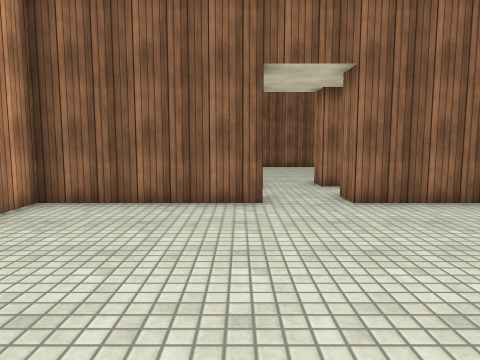
view 1 (above)

13 first-person views from a walk through a Unity game level. The camera is 1.3 m above the floor, tilts 6° down and sees 70° across. The floor is counted in squares, 1 m on a side. Each view is taken from the middle of a square. On the plan, view 1 faces up. The plan holds only what a view shows up to about 15 squares ahead; the rest is blank. The place goes on beyond the plan. The player character is not drawn. Surface patterns are stand-ins for the level's own textures.

view 2
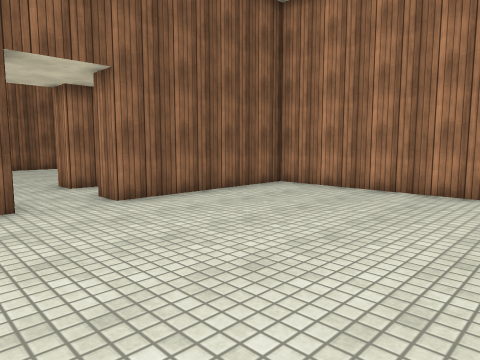

view 3
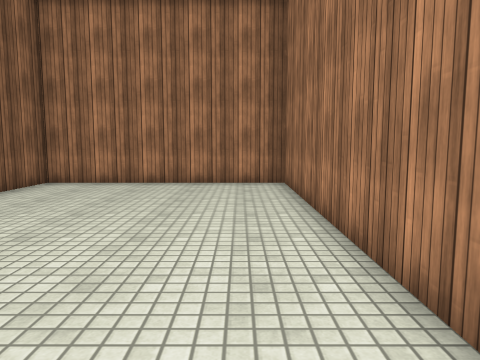

view 4
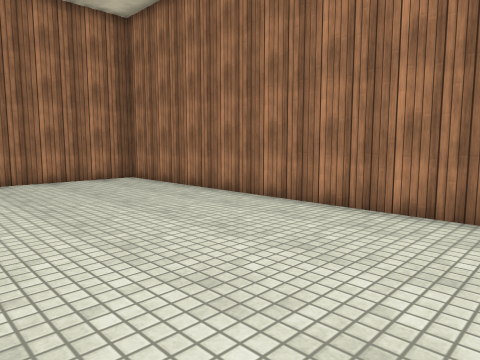

view 5
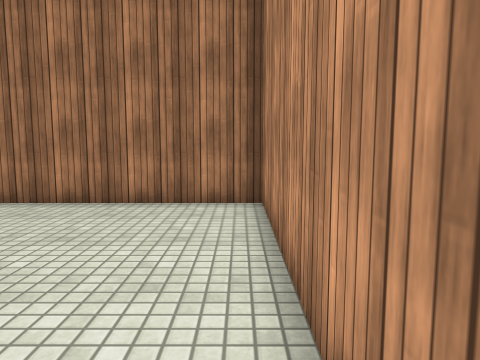

view 6
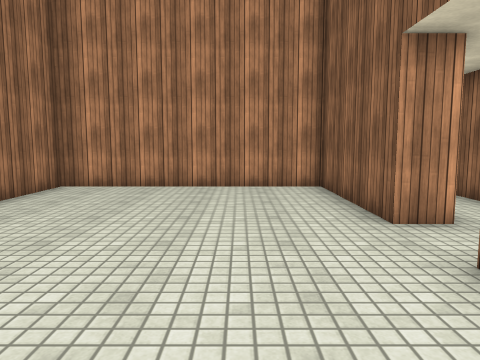

view 7
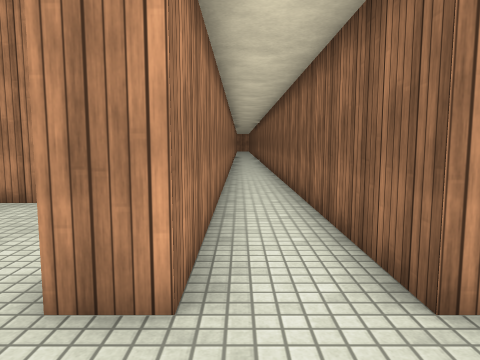

view 8
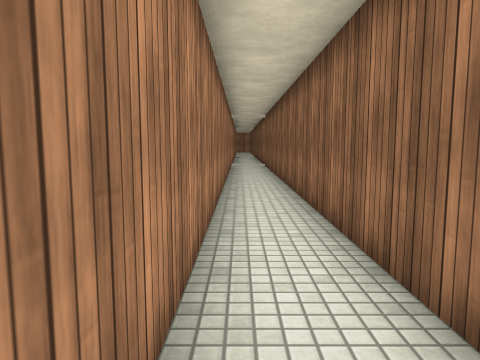

view 9
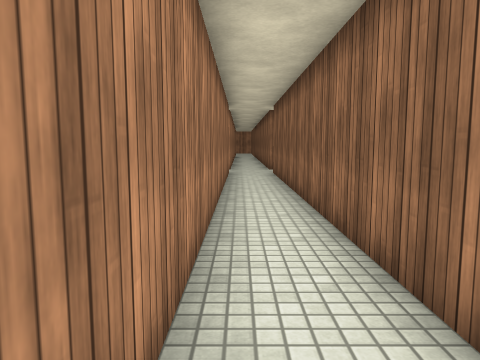

view 10
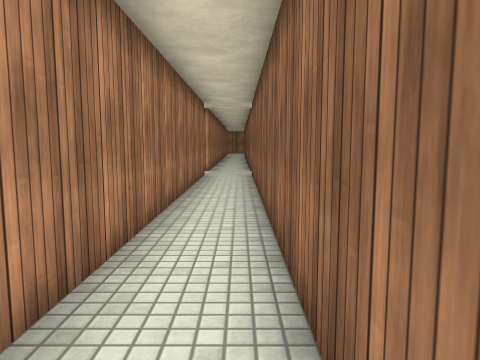

view 11
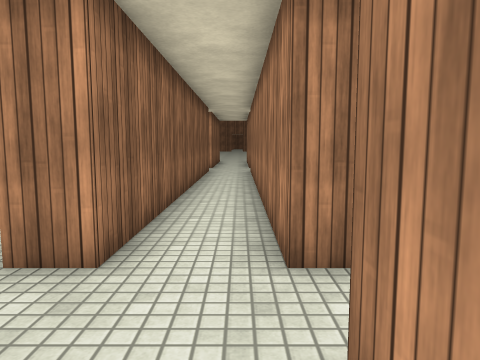

view 12
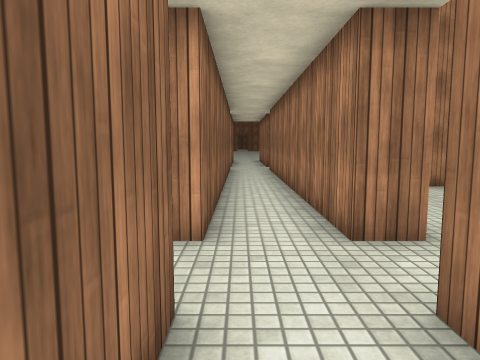

view 13
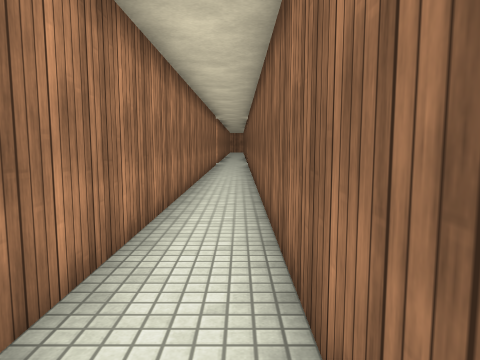

### Floor plan
Points are (right, up) in squares from view 1. A wall is a line through its corners. A room is listed if a view was taken in it or the views show most of it. See-through windows are left out.
Room 1 (views 1, 2, 3, 4, 5, 6)
walls: (0.5, 7.5) (-4.5, 7.5) (-4.5, -0.5) (8.5, -0.5) (8.5, 7.5) (2.5, 7.5)
ways out: opening at (1.5, 8) to room 2
Room 2 (views 7, 8, 9, 10, 11, 12, 13)
walls: (0.5, 10.5) (-19.5, 10.5); (2.5, 7.5) (2.5, 8.5) (9.5, 8.5); (9.5, 10.5) (2.5, 10.5) (2.5, 11.5); (-19.5, 8.5) (0.5, 8.5) (0.5, 7.5)
ways out: opening at (1.5, 8) to room 1; opening at (1.5, 11)

Where each view was taken, in squares from view 1:
view 1: 0 up, 0 right, facing up
view 2: 0 up, 1 left, facing up-right
view 3: 1 up, 3 left, facing right
view 4: 6 up, 4 left, facing down-right
view 5: 7 up, 4 left, facing down
view 6: 5 up, 6 right, facing left
view 7: 9 up, 3 right, facing left
view 8: 9 up, 3 left, facing left
view 9: 9 up, 8 left, facing left
view 10: 10 up, 9 left, facing left
view 11: 9 up, 1 left, facing right
view 12: 10 up, 2 left, facing right
view 13: 10 up, 2 left, facing left
